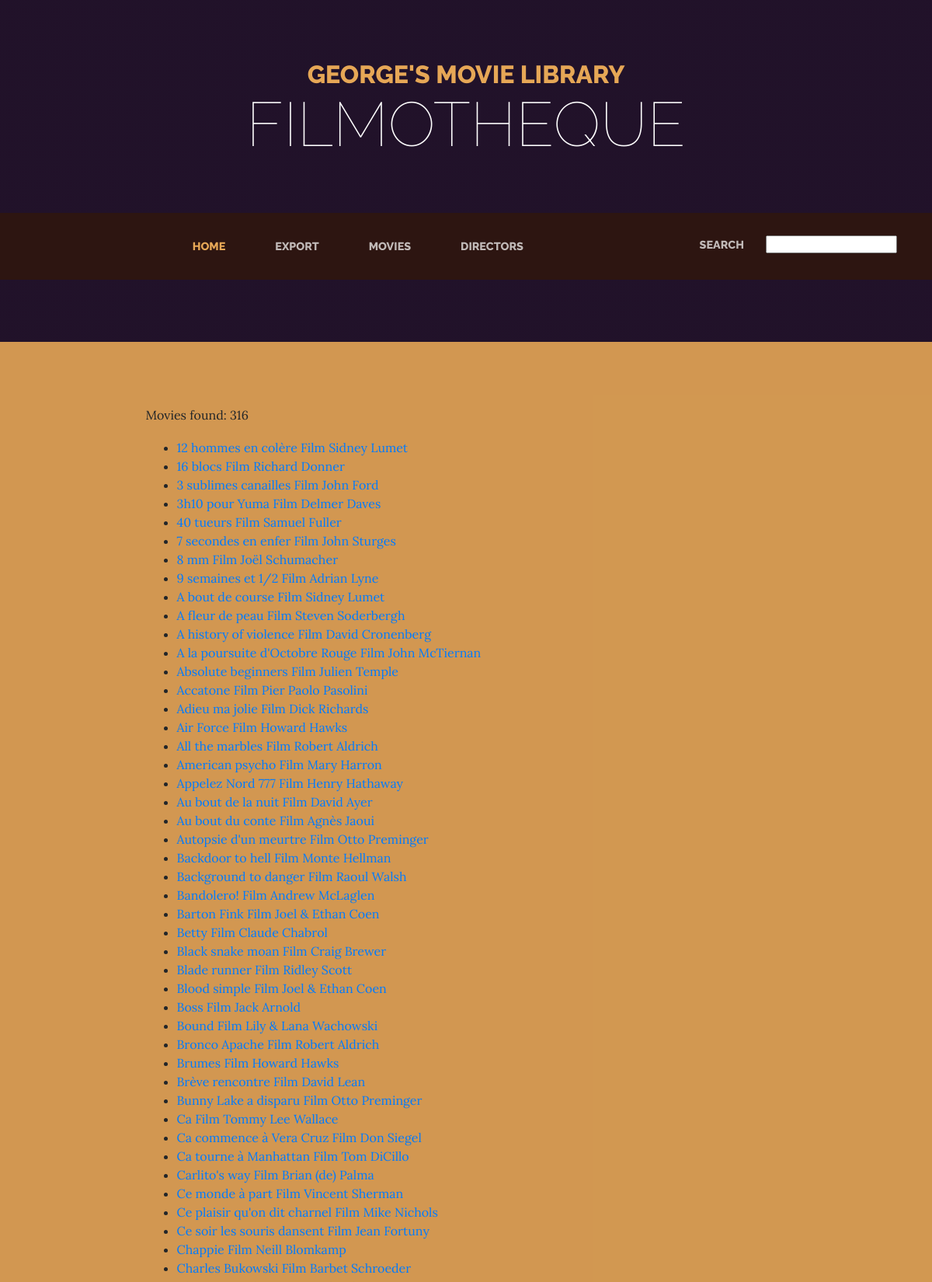
The page /moviedb/search/ (upper part) on the database its author committed.
### moviedb/models.py (models this page shows, shortened)
class Movie(models.Model):
    director = models.ForeignKey(Director, on_delete=models.CASCADE)
    title=models.CharField(max_length=255)
    comment=models.CharField(max_length=255)
    class Meta:
        ordering=['title']

class Director(models.Model):
    first_name=models.CharField(max_length=100)
    last_name=models.CharField(max_length=100)
    class Meta:
        ordering=['last_name','first_name']

### moviedb/views.py (the view)
def search(request):
    query=request.GET.get('query')
    if not query:
        movies=Movie.objects.all()
    else:
        movies=Movie.objects.filter(Q(title__icontains=query)
                                |Q(comment__icontains=query)
                                |Q(director__first_name__icontains=query)
                                |Q(director__last_name__icontains=query))
    context={'title':'MovieDb','content':movies}
    template='moviedb/index.html'
    return render(request, template, context)

### moviedb/templates/moviedb/index.html (shortened to what this page needs)
{% extends 'moviedb/base.html' %}
{% block content %}
  <p>Movies found:
      {{content|length}}
  </p>
  <ul>
	  {% for m in content %}
	      <li>
	      <a href="{% url 'moviedb:movie_details' movie_id=m.id %}">
		{{m.title}}
		{{m.comment}}
	      </a>
	      <a href="{% url 'moviedb:director_details' director_id=m.director.id %}">
		{{m.director.first_name}}
		{{m.director.last_name}}
	      </a>
	      </li>
	  {% endfor %}
{% endblock %}

### rows shown on the page
Movie: title "12 hommes en colère", comment "Film", director.first_name "Sidney", director.last_name "Lumet"
Movie: title "16 blocs", comment "Film", director.first_name "Richard", director.last_name "Donner"
Movie: title "3 sublimes canailles", comment "Film", director.first_name "John", director.last_name "Ford"
Movie: title "3h10 pour Yuma", comment "Film", director.first_name "Delmer", director.last_name "Daves"
Movie: title "40 tueurs", comment "Film", director.first_name "Samuel", director.last_name "Fuller"
Movie: title "7 secondes en enfer", comment "Film", director.first_name "John", director.last_name "Sturges"
Movie: title "8 mm", comment "Film", director.first_name "Joël", director.last_name "Schumacher"
Movie: title "9 semaines et 1/2", comment "Film", director.first_name "Adrian", director.last_name "Lyne"
Movie: title "A bout de course", comment "Film", director.first_name "Sidney", director.last_name "Lumet"
Movie: title "A fleur de peau", comment "Film", director.first_name "Steven", director.last_name "Soderbergh"
Movie: title "A history of violence", comment "Film", director.first_name "David", director.last_name "Cronenberg"
Movie: title "A la poursuite d'Octobre Rouge", comment "Film", director.first_name "John", director.last_name "McTiernan"
Movie: title "Absolute beginners", comment "Film", director.first_name "Julien", director.last_name "Temple"
Movie: title "Accatone", comment "Film", director.first_name "Pier Paolo", director.last_name "Pasolini"
Movie: title "Adieu ma jolie", comment "Film", director.first_name "Dick", director.last_name "Richards"
Movie: title "Air Force", comment "Film", director.first_name "Howard", director.last_name "Hawks"
Movie: title "All the marbles", comment "Film", director.first_name "Robert", director.last_name "Aldrich"
Movie: title "American psycho", comment "Film", director.first_name "Mary", director.last_name "Harron"
Movie: title "Appelez Nord 777", comment "Film", director.first_name "Henry", director.last_name "Hathaway"
Movie: title "Au bout de la nuit", comment "Film", director.first_name "David", director.last_name "Ayer"
Movie: title "Au bout du conte", comment "Film", director.first_name "Agnès", director.last_name "Jaoui"
Movie: title "Autopsie d'un meurtre", comment "Film", director.first_name "Otto", director.last_name "Preminger"
Movie: title "Backdoor to hell", comment "Film", director.first_name "Monte", director.last_name "Hellman"
Movie: title "Background to danger", comment "Film", director.first_name "Raoul", director.last_name "Walsh"
Movie: title "Bandolero!", comment "Film", director.first_name "Andrew", director.last_name "McLaglen"
Movie: title "Barton Fink", comment "Film", director.first_name "Joel & Ethan", director.last_name "Coen"
Movie: title "Betty", comment "Film", director.first_name "Claude", director.last_name "Chabrol"
Movie: title "Black snake moan", comment "Film", director.first_name "Craig", director.last_name "Brewer"
Movie: title "Blade runner", comment "Film", director.first_name "Ridley", director.last_name "Scott"
Movie: title "Blood simple", comment "Film", director.first_name "Joel & Ethan", director.last_name "Coen"
Movie: title "Boss", comment "Film", director.first_name "Jack", director.last_name "Arnold"
Movie: title "Bound", comment "Film", director.first_name "Lily & Lana", director.last_name "Wachowski"
Movie: title "Bronco Apache", comment "Film", director.first_name "Robert", director.last_name "Aldrich"
Movie: title "Brumes", comment "Film", director.first_name "Howard", director.last_name "Hawks"
Movie: title "Brève rencontre", comment "Film", director.first_name "David", director.last_name "Lean"
Movie: title "Bunny Lake a disparu", comment "Film", director.first_name "Otto", director.last_name "Preminger"
Movie: title "Ca", comment "Film", director.first_name "Tommy Lee", director.last_name "Wallace"
Movie: title "Ca commence à Vera Cruz", comment "Film", director.first_name "Don", director.last_name "Siegel"
Movie: title "Ca tourne à Manhattan", comment "Film", director.first_name "Tom", director.last_name "DiCillo"
Movie: title "Carlito's way", comment "Film", director.first_name "Brian (de)", director.last_name "Palma"
Movie: title "Ce monde à part", comment "Film", director.first_name "Vincent", director.last_name "Sherman"
Movie: title "Ce plaisir qu'on dit charnel", comment "Film", director.first_name "Mike", director.last_name "Nichols"
Movie: title "Ce soir les souris dansent", comment "Film", director.first_name "Jean", director.last_name "Fortuny"
Movie: title "Chappie", comment "Film", director.first_name "Neill", director.last_name "Blomkamp"
Movie: title "Charles Bukowski", comment "Film", director.first_name "Barbet", director.last_name "Schroeder"

### other values the page prints
{{ content|length }} "316"
